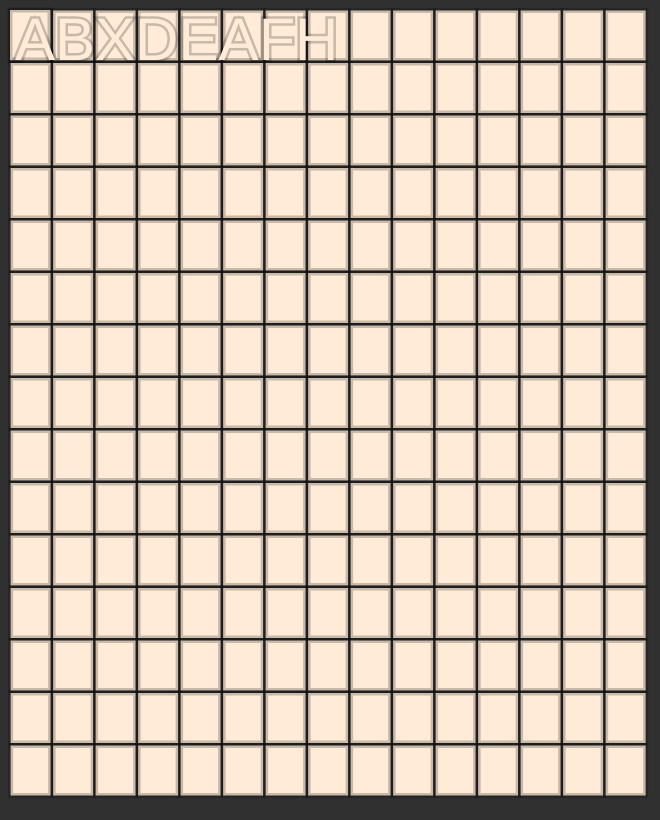
Frame 1 (no input)
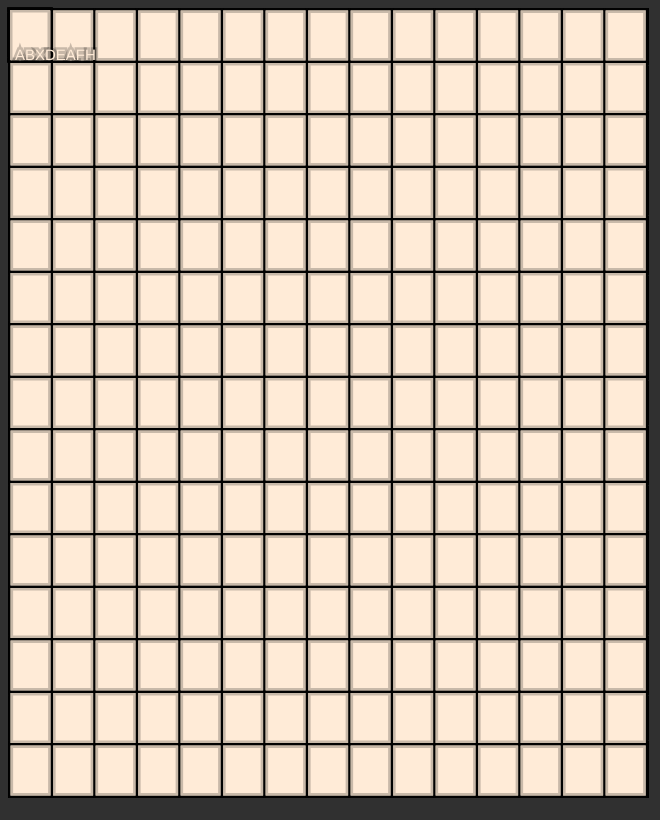
Frame 60 (no input)
Frame 120 (the mouse pressed at the canvas centre since frame 60): identical to frame 60, image omitted

The p5.js sketch that drew these frames (run headless with seeded random() and noise() and a simulated clock; from frame 60 on, the mouse is pressed at the canvas centre):

// p5.js sketch
// ── sketch.js
var button, lg;
var grid = [];

function setup () {
  scale(5)
  var cnv = createCanvas(660, 820)
  cnv.position((windowWidth - width) / 2, (windowHeight - height)/2)
  background(48)
}

function draw () {
  scale(5)  // Scales all objects by 5
  stroke(1.4, 55)
  for (var l = 0; l < 15; l++) {
    grid[l]=[];  // 2-D array for the button objects
    for (var i = 0; i < 15; i ++){
      grid [l][i] = new Square()
      grid[l][i].move((i + 0.25) * 8.5, (l + 0.2) * 10.5);
      grid[l][i].display();
    }
  }
  var letter = new Tile()
  letter.display('ABXDEAFH')
}

function update() {
  for (var l = 0; l < 15; l++) {
    for (var i = 0; i < 15; i ++){
      grid [l][i].mousePressed()
    }
  }
}

function Square() {
  this.x = 0
  this.y = 5
  this.move = function (x, y) {
    this.x = x
    this.y = y
  }
  this.display = function () {
    rect(this.x, this.y, 8, 10).fill(255, 235, 215)
  }
  this.mousePressed = function (lg) {
    this.x = mouse.x
    this.y = mouse.y
  }
};

function Tile() {
  this.letter = function () {
    var x = 'A'
  }
  this.display = function (letter) {
    var tile = new Square ()
    rect(2, 2, 8, 10)
    var t_let = text(letter, 3, 12)
    t_let.textSize( 3)
  }
};
